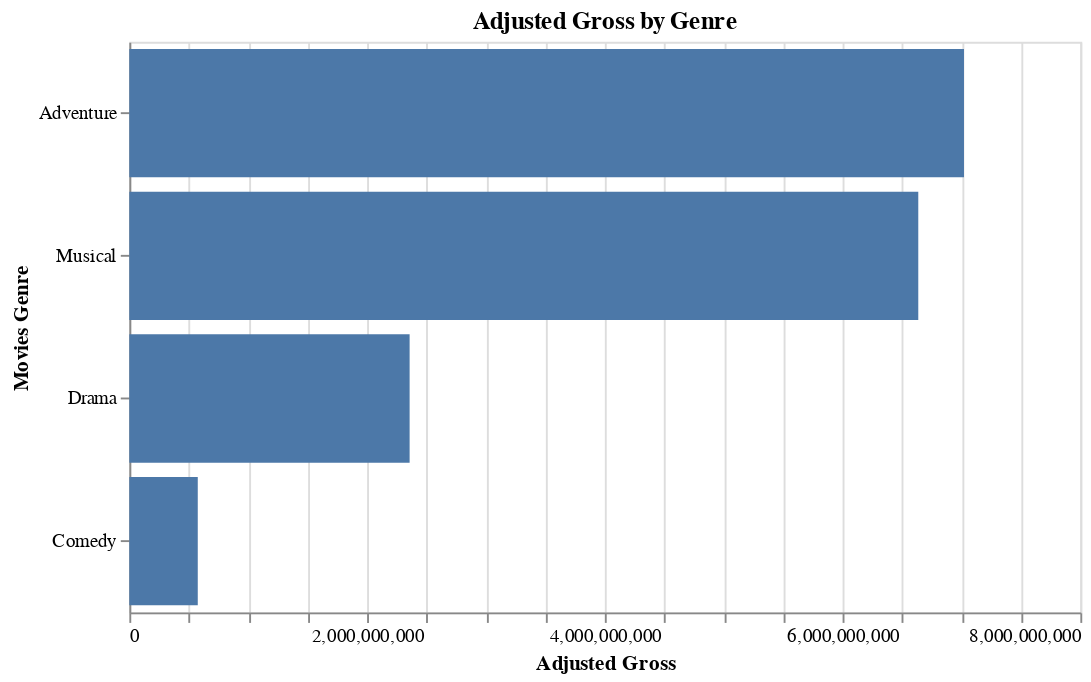

The notebook cell saved with this chart:
### Code cell
# use altair to plot a bar chart

genre_chart = (
    alt.Chart(combined_df, width = 500, height = 300).
    mark_bar().
    encode(
        y = alt.Y("genre:N", title = "Movies Genre", sort = '-x'),
        x = alt.X("sum(inflation_adjusted_gross):Q", title = "Adjusted Gross"),
    ).properties(title = "Adjusted Gross by Genre")
)

genre_chart

### Figure 1 — Vega-Lite specification as saved in the notebook (floating-point values rounded to 4 significant figures)
{"config": {"view": {"continuousWidth": 400, "continuousHeight": 300}}, "data": {"name": "data-d7955d4ce2bede034ca64935a6dfc401"}, "mark": "bar", "encoding": {"x": {"aggregate": "sum", "field": "inflation_adjusted_gross", "title": "Adjusted Gross", "type": "quantitative"}, "y": {"field": "genre", "sort": "-x", "title": "Movies Genre", "type": "nominal"}}, "height": 300, "title": "Adjusted Gross by Genre", "width": 500, "$schema": "https://vega.github.io/schema/vega-lite/v4.17.0.json", "datasets": {"data-d7955d4ce2bede034ca64935a6dfc401": [{"movie_title": "Snow White and the Seven Dwarfs", "hero": "Snow White", "villian": "Evil Queen", "song": "Some Day My Prince Will Come", "release_date": "1937-12-21T00:00:00", "genre": "Musical", "MPAA_rating": "G", "total_gross": 184900000.0, "inflation_adjusted_gross": 5229000000.0}, {"movie_title": "Pinocchio", "hero": "Pinocchio", "villian": "Stromboli", "song": "When You Wish upon a Star", "release_date": "1940-02-09T00:00:00", "genre": "Adventure", "MPAA_rating": "G", "total_gross": 84300000.0, "inflation_adjusted_gross": 2188000000.0}, {"movie_title": "Cinderella", "hero": "Cinderella", "villian": "Lady Tremaine", "song": "Bibbidi-Bobbidi-Boo", "release_date": "1950-02-15T00:00:00", "genre": "Drama", "MPAA_rating": "G", "total_gross": 85000000.0, "inflation_adjusted_gross": 920600000.0}, {"movie_title": "Cinderella", "hero": "Cinderella", "villian": "Lady Tremaine", "song": "Bibbidi-Bobbidi-Boo", "release_date": "2015-03-13T00:00:00", "genre": "Drama", "MPAA_rating": "PG", "total_gross": 201200000.0, "inflation_adjusted_gross": 201200000.0}, {"movie_title": "Alice in Wonderland", "hero": "Alice", "villian": "Queen of Hearts", "song": "The Unbirthday Song", "release_date": "2010-03-05T00:00:00", "genre": "Adventure", "MPAA_rating": "PG", "total_gross": 334200000.0, "inflation_adjusted_gross": 357100000.0}, {"movie_title": "Lady and the Tramp", "hero": "Lady and Tramp", "villian": "Si and Am", "song": "Bella Notte", "release_date": "1955-06-22T00:00:00", "genre": "Drama", "MPAA_rating": "G", "total_gross": 93600000.0, "inflation_adjusted_gross": 1236000000.0}, {"movie_title": "The Jungle Book", "hero": "Mowgli", "villian": "Kaa and Shere Khan", "song": "The Bare Necessities\n", "release_date": "1967-10-18T00:00:00", "genre": "Musical", "MPAA_rating": "Not Rated", "total_gross": 141800000.0, "inflation_adjusted_gross": 789600000.0}, {"movie_title": "The Jungle Book", "hero": "Mowgli", "villian": "Kaa and Shere Khan", "song": "The Bare Necessities\n", "release_date": "1994-12-25T00:00:00", "genre": "Adventure", "MPAA_rating": "PG", "total_gross": 44340000.0, "inflation_adjusted_gross": 88930000.0}, {"movie_title": "The Jungle Book", "hero": "Mowgli", "villian": "Kaa and Shere Khan", "song": "The Bare Necessities\n", "release_date": "2016-04-15T00:00:00", "genre": "Adventure", "MPAA_rating": "PG", "total_gross": 364000000.0, "inflation_adjusted_gross": 364000000.0}, {"movie_title": "The Aristocats", "hero": "Thomas and Duchess", "villian": "Edgar Balthazar", "song": "Ev'rybody Wants to Be a Cat", "release_date": "1970-04-24T00:00:00", "genre": "Musical", "MPAA_rating": "G", "total_gross": 55680000.0, "inflation_adjusted_gross": 255200000.0}, {"movie_title": "Oliver & Company", "hero": "Oliver", "villian": "Sykes", "song": "Once Upon a Time in New York City", "release_date": "1988-11-18T00:00:00", "genre": "Adventure", "MPAA_rating": "G", "total_gross": 49580000.0, "inflation_adjusted_gross": 102300000.0}, {"movie_title": "The Little Mermaid", "hero": "Ariel", "villian": "Ursula", "song": "Under the Sea", "release_date": "1989-11-15T00:00:00", "genre": "Adventure", "MPAA_rating": "G", "total_gross": 111500000.0, "inflation_adjusted_gross": 223700000.0}, {"movie_title": "The Rescuers Down Under", "hero": "Bernard and Miss Bianca", "villian": "Percival C. McLeach", "song": "\n", "release_date": "1990-11-16T00:00:00", "genre": "Adventure", "MPAA_rating": "G", "total_gross": 27930000.0, "inflation_adjusted_gross": 55800000.0}, {"movie_title": "Beauty and the Beast", "hero": "Belle", "villian": "Gaston", "song": "Be Our Guest", "release_date": "1991-11-13T00:00:00", "genre": "Musical", "MPAA_rating": "G", "total_gross": 219000000.0, "inflation_adjusted_gross": 363000000.0}, {"movie_title": "Aladdin", "hero": "Aladdin", "villian": "Jafar", "song": "A Whole New World", "release_date": "1992-11-11T00:00:00", "genre": "Comedy", "MPAA_rating": "G", "total_gross": 217400000.0, "inflation_adjusted_gross": 442000000.0}, {"movie_title": "The Lion King", "hero": "Simba", "villian": "Scar", "song": "Circle of Life", "release_date": "1994-06-15T00:00:00", "genre": "Adventure", "MPAA_rating": "G", "total_gross": 422800000.0, "inflation_adjusted_gross": 761600000.0}, {"movie_title": "Pocahontas", "hero": "Pocahontas", "villian": "Governor Ratcliffe", "song": "Colors of the Wind", "release_date": "1995-06-10T00:00:00", "genre": "Adventure", "MPAA_rating": "G", "total_gross": 141600000.0, "inflation_adjusted_gross": 274400000.0}, {"movie_title": "The Hunchback of Notre Dame", "hero": "Quasimodo", "villian": "Claude Frollo", "song": "God Help the Outcasts", "release_date": "1996-06-21T00:00:00", "genre": "Adventure", "MPAA_rating": "G", "total_gross": 100100000.0, "inflation_adjusted_gross": 191000000.0}, {"movie_title": "Hercules", "hero": "Hercules", "villian": "Hades", "song": "Go the Distance", "release_date": "1997-06-13T00:00:00", "genre": "Adventure", "MPAA_rating": "G", "total_gross": 99110000.0, "inflation_adjusted_gross": 182000000.0}, {"movie_title": "Mulan", "hero": "Mulan", "villian": "Shan Yu", "song": "I'll Make a Man Out of You\n", "release_date": "1998-06-19T00:00:00", "genre": "Adventure", "MPAA_rating": "G", "total_gross": 120600000.0, "inflation_adjusted_gross": 216800000.0}, {"movie_title": "Tarzan", "hero": "Tarzan", "villian": "Clayton", "song": "You'll Be in My Heart", "release_date": "1999-06-16T00:00:00", "genre": "Adventure", "MPAA_rating": "G", "total_gross": 171100000.0, "inflation_adjusted_gross": 283900000.0}, {"movie_title": "The Emperor's New Groove", "hero": "Kuzco", "villian": "Yzma", "song": "My Funny Friend and Me\n", "release_date": "2000-12-15T00:00:00", "genre": "Adventure", "MPAA_rating": "G", "total_gross": 89300000.0, "inflation_adjusted_gross": 136800000.0}, {"movie_title": "Atlantis: The Lost Empire", "hero": "Milo Thatch", "villian": "Commander Rourke", "song": "Where the Dream Takes You", "release_date": "2001-06-08T00:00:00", "genre": "Adventure", "MPAA_rating": "PG", "total_gross": 84050000.0, "inflation_adjusted_gross": 125200000.0}, {"movie_title": "Treasure Planet", "hero": "Jim Hawkins", "villian": "John Silver", "song": "I'm Still Here\n", "release_date": "2002-11-27T00:00:00", "genre": "Adventure", "MPAA_rating": "PG", "total_gross": 38120000.0, "inflation_adjusted_gross": 55190000.0}, {"movie_title": "Brother Bear", "hero": "Kenai", "villian": "Denahi", "song": "Look Through My Eyes", "release_date": "2003-10-24T00:00:00", "genre": "Adventure", "MPAA_rating": "G", "total_gross": 85340000.0, "inflation_adjusted_gross": 119200000.0}, {"movie_title": "Meet the Robinsons", "hero": "Lewis", "villian": "Doris", "song": "Little Wonders", "release_date": "2007-03-30T00:00:00", "genre": "Adventure", "MPAA_rating": "G", "total_gross": 97820000.0, "inflation_adjusted_gross": 119900000.0}, {"movie_title": "Bolt", "hero": "Bolt", "villian": "Dr. Calico", "song": "I Thought I Lost You", "release_date": "2008-11-21T00:00:00", "genre": "Comedy", "MPAA_rating": "PG", "total_gross": 114100000.0, "inflation_adjusted_gross": 133700000.0}, {"movie_title": "The Princess and the Frog", "hero": "Tiana", "villian": "Dr. Facilier", "song": "Almost There", "release_date": "2009-11-25T00:00:00", "genre": "Adventure", "MPAA_rating": "G", "total_gross": 104400000.0, "inflation_adjusted_gross": 116300000.0}, {"movie_title": "Tangled", "hero": "Rapunzel", "villian": "Mother Gothel", "song": "I See the Light", "release_date": "2010-11-24T00:00:00", "genre": "Adventure", "MPAA_rating": "PG", "total_gross": 200800000.0, "inflation_adjusted_gross": 214400000.0}, {"movie_title": "Wreck-It Ralph", "hero": "Ralph", "villian": "Turbo", "song": "Sugar Rush", "release_date": "2012-11-02T00:00:00", "genre": "Adventure", "MPAA_rating": "PG", "total_gross": 189400000.0, "inflation_adjusted_gross": 200400000.0}, {"movie_title": "Frozen", "hero": "Elsa", "villian": "Prince Hans", "song": "Let It Go\n", "release_date": "2013-11-22T00:00:00", "genre": "Adventure", "MPAA_rating": "PG", "total_gross": 400700000.0, "inflation_adjusted_gross": 415000000.0}, {"movie_title": "Big Hero 6", "hero": "Hiro Hamada", "villian": "Professor Callaghan", "song": "Immortals", "release_date": "2014-11-07T00:00:00", "genre": "Adventure", "MPAA_rating": "PG", "total_gross": 222500000.0, "inflation_adjusted_gross": 229200000.0}]}}
